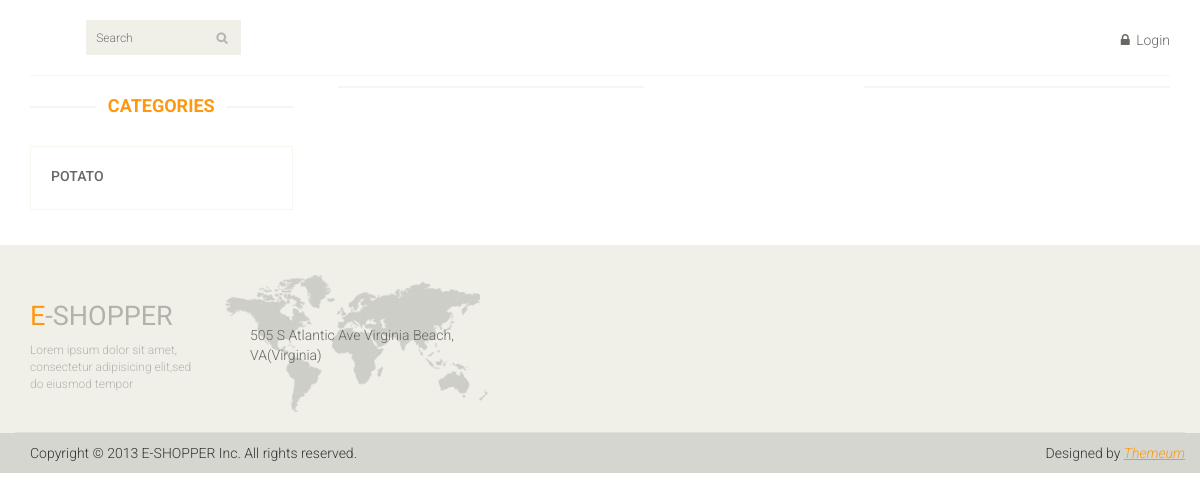
Page /category/2 on the earlier database version.
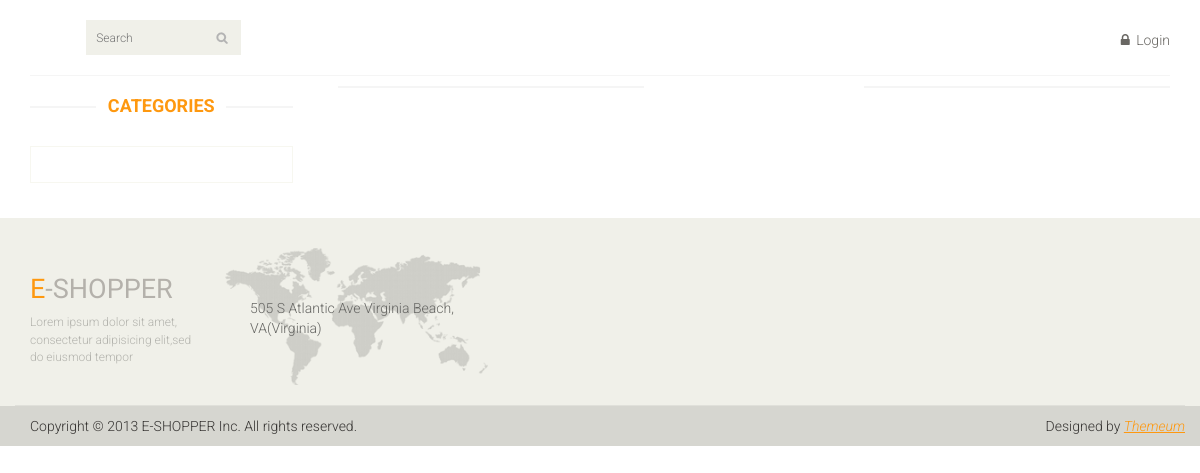
Same page on the later database version.
### main_page/models.py (models this page shows)
class Products(models.Model):
    product_category = models.ForeignKey(Category, on_delete=models.CASCADE)
    product_name = models.CharField(max_length=110)
    product_price = models.FloatField()
    product_des = models.TextField()
    product_count = models.IntegerField()
    added_date = models.DateTimeField(auto_now_add=True)
    product_image = models.ImageField(upload_to='media', null=True, blank=True)
    def __str__(self):
        return self.product_name

### main_page/views.py (the view)
# urls.py: path('category/<int:pk>', views.get_exact_categories),
def get_exact_categories(request, pk):
    current_category = models.Category.objects.get(id=pk) # Получаем данную категорию
    category_products = models.Products.objects.filter(product_category=current_category) # Выводим продукты
    return render(request, 'categrory_products.html', {'category_products': category_products}) # !Передать на front

### main_page/Templates/categrory_products.html (shortened to what this page needs)
{% extends 'index.html' %}
{% block content %}
<section>
		<div class="container">
			<div class="row">
                <div class="col-sm-3">
					<div class="left-sidebar"><br>
						<h2>Categories</h2>
						<div class="panel-group category-products" id="accordian">
							{% for category in category_products %}
							<div class="panel panel-default">
								<div class="panel-heading">
									<h4 class="panel-title"><a href="/product/{{ category.product_name }}">{{ category }}</a></h4>
								</div>
							</div>
							{% endfor %}
						</div>
					</div>
				</div>
				<div class="col-sm-9 padding-right">
					<div class="features_items"><br>
                    </div>
				</div>
			</div>
		</div>
	</section>
{% endblock content %}

Differences in the rows shown:
removed Products: product_name "POTATO"
